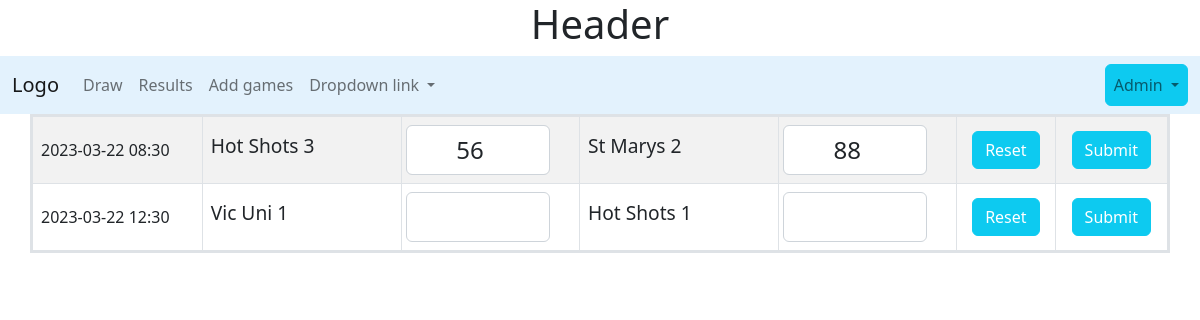
Page /allscores on the earlier database version.
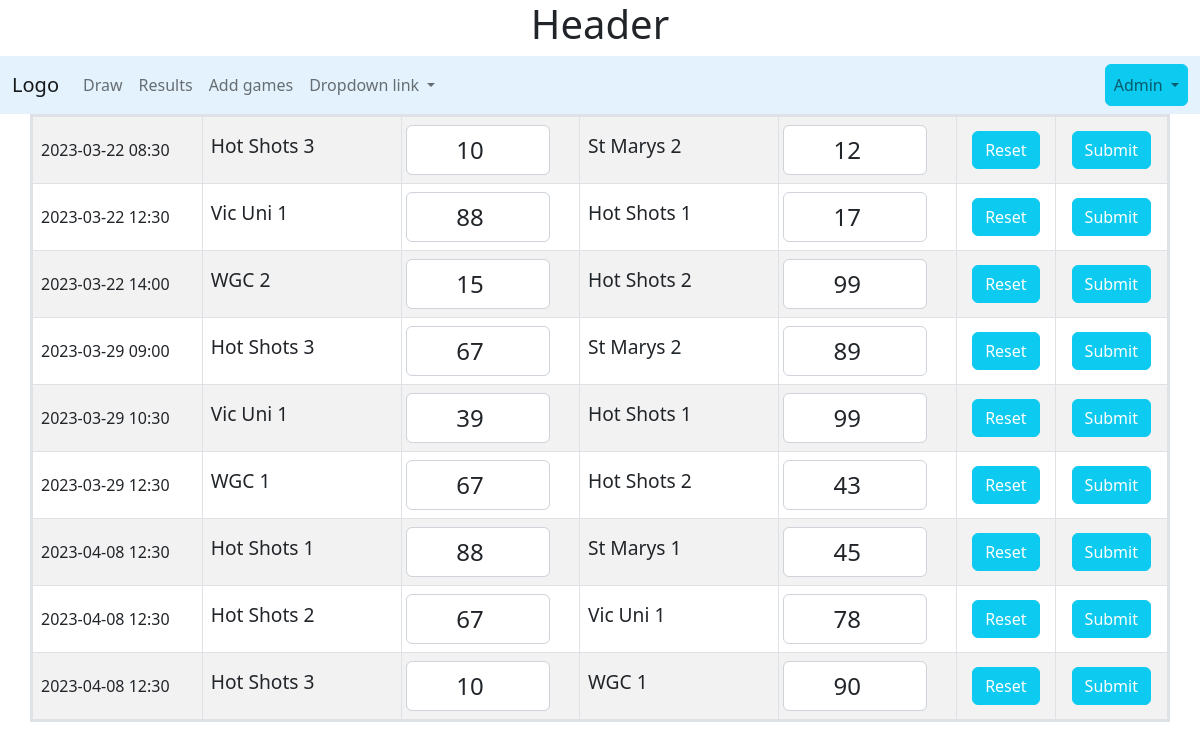
Same page on the later database version.
### tables this page shows
CREATE TABLE draw
(
    draw_id   integer primary key autoincrement,
    draw_date date    not null,
    team_1    integer not null,
    score_1   integer,
    team_2    integer not null,
    score_2   integer,
    foreign key (team_1) references team (team_id),
    foreign key (team_2) references team (team_id),
    unique(draw_date,team_1,team_2)
);

CREATE TABLE team(
    team_id integer primary key autoincrement ,
    team_name text not null unique
);

### server.py (the view, shortened to what this page needs)
@app.route('/allscores' , methods=['GET', 'POST'])
def allscores():
    data = request.args
    complete = False
    if 'complete' in data.keys():
        complete = True
    sql = """ select
        d.draw_id as "game_id",
        d.draw_date as "game_date",
        d.score_1 as "score_1",
        d.score_2 as "score_2",
        b.team_name as "team_1",
        c.team_name as "team_2"
        from draw d
        join team b on  d.team_1 = b.team_id
        join team c on  d.team_2 = c.team_id
        """
    value_tuple = ()
    team_data = run_search_query_tuples(sql, value_tuple, db_path, True)
    if request.method == 'GET':
        return render_template("netball_manage_scores.html", team_data=team_data, complete=complete)

### db_functions.py (called while the page is built)
def run_search_query_tuples(sql_query,values_tuple, file_path, rowfactory=False):
    result = None
    try:
        db = sqlite3.connect(file_path)
        if rowfactory:
            db.row_factory = sqlite3.Row
        cursor = db.cursor()
        cursor.execute(sql_query,values_tuple)
        result = cursor.fetchall()
        cursor.close()
    except sqlite3.Error as error:
        print("Error running search query tuples: {}".format(error))
        return None
    db.close()
    if result is None:
        print("No search values were found")
    return result

### templates/netball_manage_scores.html (shortened to what this page needs)
{% extends "layout.html" %}
{% block content %}
<div class="container-sm border border-2 p-0">
<div class="table-responsive-lg">
  <table class="table table-bordered mx-auto align-middle table-striped m-0">
      {% for row in team_data %}
      <tr>
            <td> {{ row['game_date'] }}</td>
            <td><label for="team1score{{loop.index0}}" class="form-label"> {{row['team_1']}}</label> </td>
            <td class="px-1"><input type="number" class="form-control" form="form{{loop.index0}}" id="team1score{{loop.index0}}" name="score_1"  min="0" max="100" step="1" placeholder="" value={{row['score_1']}} required></td>
            <td>  <label for="team2score{{loop.index0}}" class="form-label"> {{row['team_2']}}</label></td>
            <td class="px-1"> <input type="number" class="form-control" form="form{{loop.index0}}" id="team2score{{loop.index0}}" name="score_2" min="0" max="100" step="1" placeholder="" value={{row['score_2']}} required></td>
            <td class="text-center">   <button type="reset" class="btn btn-info text-white" form="form{{loop.index0}}">Reset</button></td>
            <td class="text-center">   <button type="submit" class="btn btn-info text-white" form="form{{loop.index0}}">Submit</button></td>
      </tr>
      {% endfor %}
       </table>
</div>
</div>
{% endblock %}

Differences in the rows shown:
changed draw (number 1 of 9 on the later page): score_1 "56" → "10"; score_2 "88" → "12"
changed draw (number 2 of 9 on the later page): score_1 (not shown) → "88"; score_2 (not shown) → "17"
added draw: game_date "2023-03-22 14:00", team_1 "WGC 2", score_1 "15", team_2 "Hot Shots 2", score_2 "99"
added draw: game_date "2023-03-29 09:00", team_1 "Hot Shots 3", score_1 "67", team_2 "St Marys 2", score_2 "89"
added draw: game_date "2023-03-29 10:30", team_1 "Vic Uni 1", score_1 "39", team_2 "Hot Shots 1", score_2 "99"
added draw: game_date "2023-03-29 12:30", team_1 "WGC 1", score_1 "67", team_2 "Hot Shots 2", score_2 "43"
added draw: game_date "2023-04-08 12:30", team_1 "Hot Shots 1", score_1 "88", team_2 "St Marys 1", score_2 "45"
added draw: game_date "2023-04-08 12:30", team_1 "Hot Shots 2", score_1 "67", team_2 "Vic Uni 1", score_2 "78"
added draw: game_date "2023-04-08 12:30", team_1 "Hot Shots 3", score_1 "10", team_2 "WGC 1", score_2 "90"
